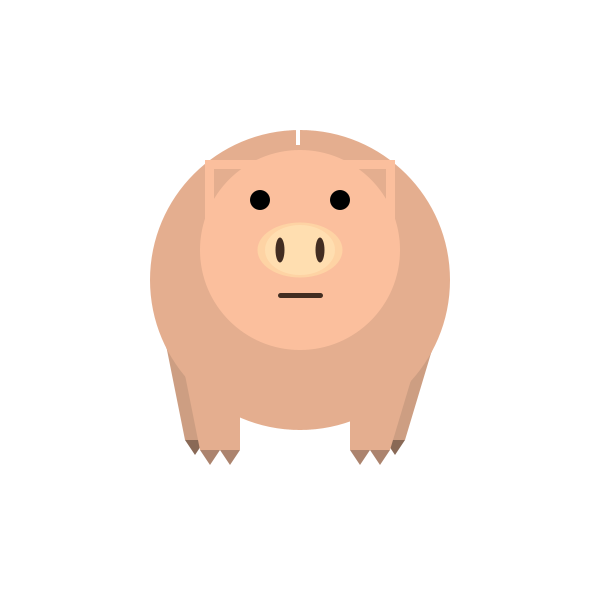
Frame 1 (no input)
Frame 60 (the mouse pressed at the canvas centre just before this capture): identical to frame 1, image omitted
Frame 120 (the mouse held since frame 60 and released just before this capture): identical to frame 1, image omitted

The Processing sketch that drew this single still picture (run headless with seeded random() and noise(); from frame 60 on, the mouse is pressed at the canvas centre):

// Processing sketch: processing_16457
// ── processing_16457.pde

void setup(){
size(600,600);

}


void draw(){
background(255);
pig(0,0,1);


}


void pig(int x ,int y, float s){

translate(x,y);
scale(s);

smooth();
noStroke();
//body
fill(137,105,86);
triangle(185,440,205,440,195,455);
triangle(225,440,205,440,215,455);
triangle(365,440,385,440,375,455);
triangle(225,440,205,440,215,455);
triangle(405,440,385,440,395,455);
fill(205,158,130);
quad(165,340,225,370,225,440,185,440);
quad(435,340,375,370,365,440,405,440);
fill(172,132,110);
triangle(200,450,220,450,210,465);
triangle(240,450,220,450,230,465);
triangle(350,450,370,450,360,465);
triangle(390,450,370,450,380,465);
fill(228,174,143);
ellipse(300,280,300,300);
quad(180,350,240,380,240,450,200,450);
quad(420,350,350,350,350,450,390,450);
fill(255);
rect(296,130,4,15);
//ear1
fill(251,191,157);
rect(205,160,100,100);
rect(295,160,100,100);
//ear2
fill(228,174,143);
rect(214,169,90,90);
rect(296,169,90,90);
//face
fill(251,191,157);
ellipse(300,250,200,200);
fill(0);
ellipse(260,200,20,20);
ellipse(340,200,20,20);
fill(254,211,164);
ellipse(300,250,85,55);
fill(255,222,176);
ellipse(300,250,70,50);
fill(66,45,33);
ellipse(280,250,9,25);
ellipse(320,250,9,25);
stroke(66,45,33);
strokeWeight(5);
line(280,295,320,295);
}
